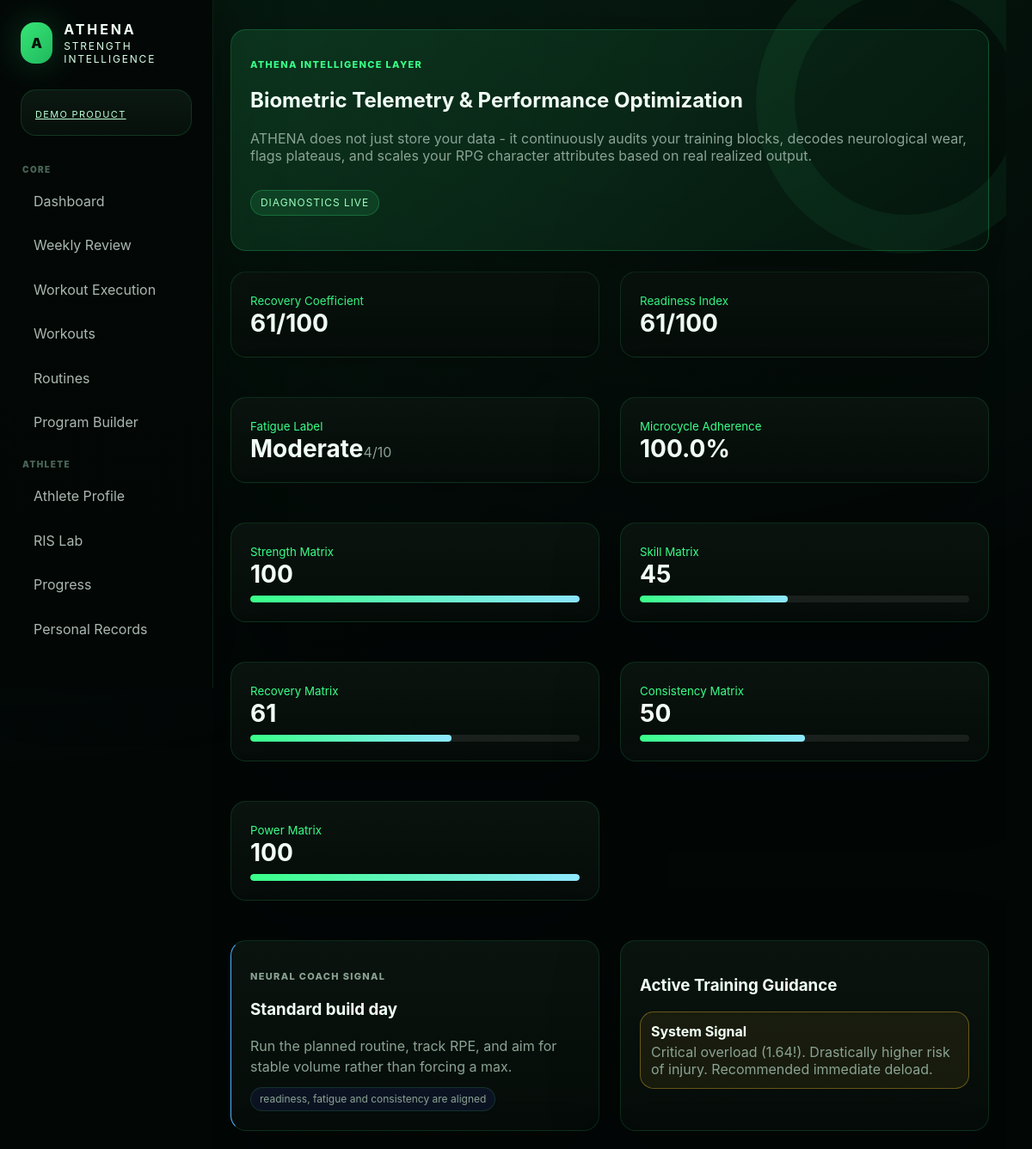
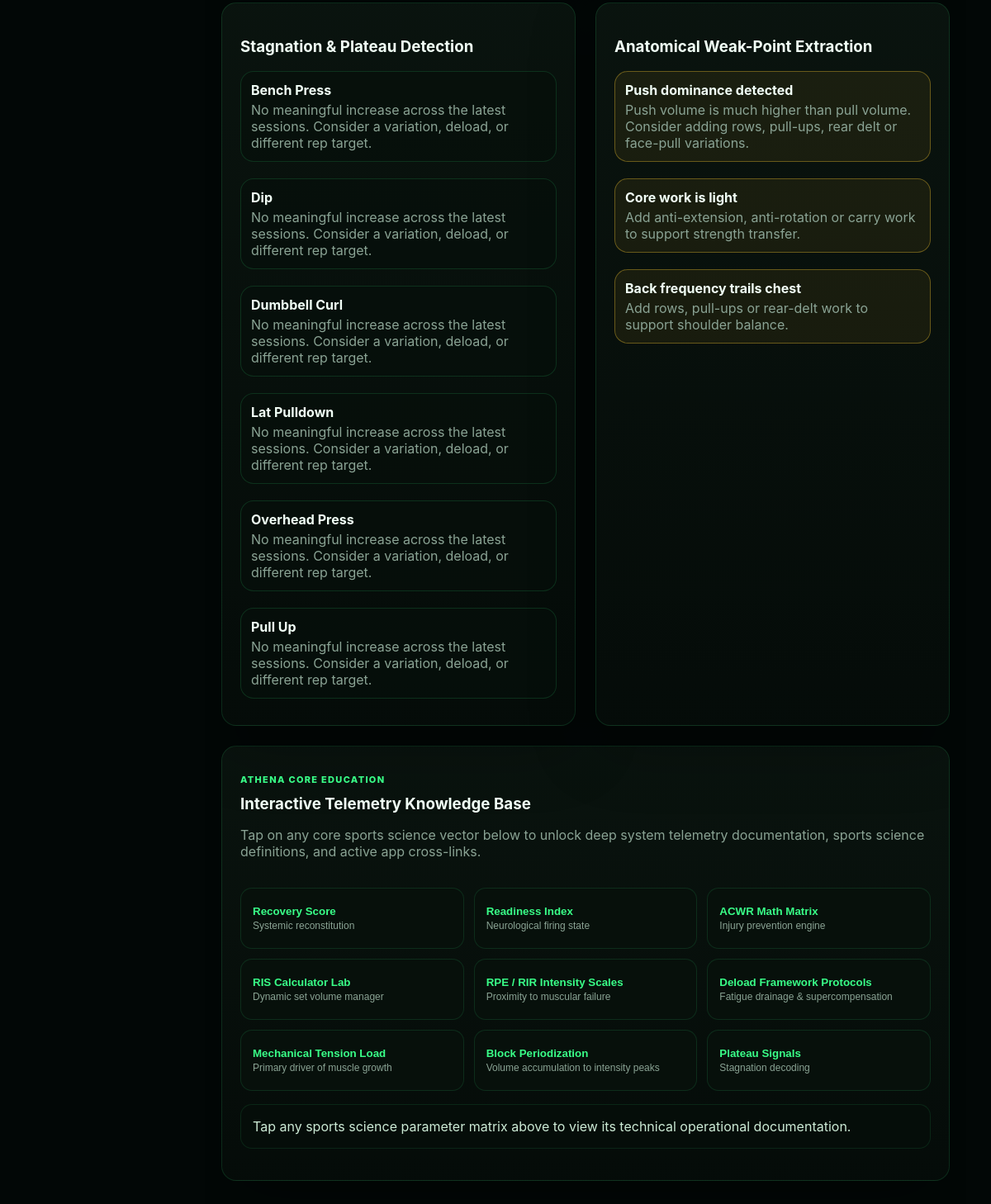
The page /intelligence on the database its author committed (2 pictures, top to bottom).
### tables this page shows
CREATE TABLE exercises(
            id INTEGER PRIMARY KEY AUTOINCREMENT,
            name TEXT NOT NULL,
            muscle_group TEXT NOT NULL,
            equipment TEXT NOT NULL DEFAULT 'Barbell',
            notes TEXT DEFAULT '',
            is_custom INTEGER DEFAULT 1
        , image_path TEXT DEFAULT '', description TEXT DEFAULT '', difficulty TEXT DEFAULT 'Intermediate', primary_muscle TEXT DEFAULT '', secondary_muscles TEXT DEFAULT '', instructions TEXT DEFAULT '', cues TEXT DEFAULT '', common_mistakes TEXT DEFAULT '', ris_tag TEXT DEFAULT 'Strength', exercise_type TEXT DEFAULT 'Strength', metric_hint TEXT DEFAULT 'Weight + reps', media_url TEXT DEFAULT '', movement_pattern TEXT DEFAULT '', athena_identity TEXT DEFAULT 'Performance Engine movement');

### app.py (the view)
@app.route('/intelligence')
def intelligence_center():
    return render_template('intelligence.html', intelligence=athlete_intelligence(), gamification=gamification_state(), signal=coach_signal_v2(), compliance=training_compliance(), plateaus=plateau_detection(), weak_points=weak_point_detection(), attributes=rpg_attributes())

### app.py (called while the page is built)
def db():
    conn = sqlite3.connect(DB_PATH)
    conn.row_factory = sqlite3.Row
    return conn

def q(sql, params=(), one=False, commit=False):
    with db() as conn:
        cur = conn.execute(sql, params)
        if commit:
            conn.commit()
        return (cur.fetchone() if one else cur.fetchall())

def get_xp_for_level(level: int) -> int:
    if level <= 1: return 0
    return int(round(200 * math.pow(level - 1, 1.4)))

def get_level_from_xp(total_xp: int) -> dict:
    lvl = 1
    while True:
        needed = get_xp_for_level(lvl + 1)
        if total_xp < needed: break
        lvl += 1
    current_lvl_base = get_xp_for_level(lvl)
    next_lvl_base = get_xp_for_level(lvl + 1)
    xp_in_level = total_xp - current_lvl_base
    xp_needed_for_next = next_lvl_base - current_lvl_base
    pct = round((xp_in_level / max(1, xp_needed_for_next)) * 100) if xp_needed_for_next > 0 else 100
    return {'level': lvl, 'xp_in_level': xp_in_level, 'xp_needed_for_next': xp_needed_for_next, 'pct': min(100, pct), 'remaining_xp': max(0, next_lvl_base - total_xp)}

def muscle_volume_data():
    rows=q("""SELECT e.muscle_group, COALESCE(SUM(CASE WHEN e.exercise_type IN ('Cardio','Timed','Mobility') THEN ws.duration_seconds ELSE ws.weight*ws.reps + ws.additional_weight*ws.reps END),0) v FROM exercises e LEFT JOIN workout_exercises we ON we.exercise_id=e.id LEFT JOIN workout_sets ws ON ws.workout_exercise_id=we.id GROUP BY e.muscle_group ORDER BY v DESC""")
    maxv=max([r['v'] for r in rows] or [1]) or 1
    return [{'muscle':r['muscle_group'], 'volume':round(r['v'] or 0,1), 'pct':round((r['v'] or 0)/maxv*100)} for r in rows]

def exercise_progress_rows(eid):
    return q("""SELECT w.date, w.name workout_name, e.name exercise_name, e.exercise_type, ws.* FROM workout_sets ws JOIN workout_exercises we ON we.id=ws.workout_exercise_id JOIN workouts w ON w.id=we.workout_id JOIN exercises e ON e.id=we.exercise_id WHERE e.id=? ORDER BY w.date ASC, ws.set_number ASC""",(eid,))

def metric_score(row):
    t=(row['exercise_type'] or 'Strength').lower()
    if t=='bodyweight': return (row['additional_weight'] or row['weight'] or 0)*(1+(row['reps'] or 0)/30)
    if t=='strength': return (row['weight'] or 0)*(1+(row['reps'] or 0)/30)
    if t in ('timed','mobility'): return row['duration_seconds'] or 0
    if t in ('cardio','distance'): return row['distance_m'] or 0
    if t=='interval': return (row['rounds'] or 0)*(row['work_seconds'] or 0)
    return (row['weight'] or 0)*(row['reps'] or 0)

### templates/intelligence.html (shortened to what this page needs)
{% extends 'base.html' %}
{% block content %}
<section class="card hero">
  <div class="section-head">
    <div>
      <p class="eyebrow">ATHENA Intelligence Layer</p>
      <h2>Biometric Telemetry & Performance Optimization</h2>
      <p class="muted">ATHENA does not just store your data - it continuously audits your training blocks, decodes neurological wear, flags plateaus, and scales your RPG character attributes based on real realized output.</p>
    </div>
    <span class="pill status-pill green">Diagnostics Live</span>
  </div>
</section>
<section class="grid cols-4" style="margin-top: 24px;">
  <div class="card stat">
    <small>Recovery Coefficient</small>
    <br><b>{{intelligence.recovery}}/100</b>
  </div>
  <div class="card stat">
    <small>Readiness Index</small>
    <br><b>{{intelligence.readiness.score}}/100</b>
  </div>
  <div class="card stat">
    <small>Fatigue Label</small>
    <br><b>{{intelligence.fatigue_label}}</b><span>{{intelligence.fatigue}}/10</span>
  </div>
  <div class="card stat">
    <small>Microcycle Adherence</small>
    <br><b>{{compliance.rate}}%</b>
  </div>
</section>
<section class="grid cols-5" style="margin-top: 24px;">
  {% for a in attributes %}
    <div class="card stat">
      <small>{{a.name}} Matrix</small>
      <br><b>{{a.score}}</b>
      <div class="mini-progress" style="margin-top: 8px;">
        <span style="width:{{a.score}}%"></span>
      </div>
    </div>
  {% endfor %}
</section>
<section class="grid cols-2" style="margin-top: 24px;">
  <article class="card advisor {{signal.tone if signal else 'info'}}" style="margin-bottom: 0;">
    <p class="eyebrow">Neural Coach Signal</p>
    <h3>{{signal.title if signal else 'System Nominal'}}</h3>
    <p class="muted" style="line-height: 1.5; margin-bottom: 12px;">{{signal.text if signal else 'No dangerous load overreaches detected.'}}</p>
    <div class="tag-row">
      {% for r in signal.reasons %}
        <span class="pill">{{r}}</span>
      {% endfor %}
    </div>
  </article>
  <article class="card" style="margin-bottom: 0;">
    <h3>Active Training Guidance</h3>
    <div style="display: flex; flex-direction: column; gap: 10px; margin-top: 12px;">
      {% for w in intelligence.warnings %}
        <div class="balance-warning warning">
          <b>System Signal</b>
          <span>{{w}}</span>
        </div>
      {% else %}
        <div class="balance-warning good">
          <b>System Guard</b>
          <span>Volume parameters and baseline biomechanical balance ratios are fully optimized.</span>
        </div>
      {% endfor %}
    </div>
  </article>
</section>
<section class="grid cols-2" style="margin-top: 24px;">
  <article class="card" style="margin-bottom: 0;">
    <h3>Stagnation & Plateau Detection</h3>
    <div style="display: flex; flex-direction: column; gap: 10px; margin-top: 12px;">
      {% for p in plateaus %}
        <div class="balance-warning danger">
          <b>{{p.exercise}}</b>
          <span>{{p.text}}</span>
        </div>
      {% else %}
        <p class="muted" style="margin: 0; padding: 12px 0;">No active stagnation vectors or exercise volume locks detected in this block.</p>
      {% endfor %}
    </div>
  </article>
  <article class="card" style="margin-bottom: 0;">
    <h3>Anatomical Weak-Point Extraction</h3>
    <div style="display: flex; flex-direction: column; gap: 10px; margin-top: 12px;">
      {% for w in weak_points %}
        <div class="balance-warning warning">
          <b>{{w.title}}</b>
          <span>{{w.text}}</span>
        </div>
      {% else %}
        <p class="muted" style="margin: 0; padding: 12px 0;">Force generation curves and joint-angle distributions match structural expectations.</p>
      {% endfor %}
    </div>
  </article>
</section>
<section class="card" style="margin-top: 24px;">
  <div class="section-head">
    <div>
      <p class="eyebrow">ATHENA Core Education</p>
      <h3>Interactive Telemetry Knowledge Base</h3>
      <p class="muted">Tap on any core sports science vector below to unlock deep system telemetry documentation, sports science definitions, and active app cross-links.</p>
    </div>
  </div>
  <div class="info-tip-grid expanded" style="display: grid; grid-template-columns: repeat(auto-fit, minmax(240px, 1fr)); gap: 12px; margin-top: 16px;">
    <button type="button" class="info-tip" data-tip="RECOVERY COEFFICIENT: Calculated by aggregating systemic sleep architecture scores, heart rate variability (HRV) proxies, and localized muscular soreness reports. A low score triggers automatic fatigue caps on working set volume to shield neural output.">
      <b>Recovery Score</b><span>Systemic reconstitution</span>
    </button>
    <button type="button" class="info-tip" data-tip="READINESS INDEX: A pre-workout daily nervous system status evaluation. It measures your psychometric focus, baseline mood, and subjective energy to determine if your neuromuscular system is primed for absolute maximum intensity (PR attempts) or requires structural deloading.">
      <b>Readiness Index</b><span>Neurological firing state</span>
    </button>
    <button type="button" class="info-tip" data-tip="ACWR LOGIC (Acute-to-Chronic Workload Ratio): Tracks the relationship between short-term strain (7-day average workload) and historical preparedness (28-day chronic volume). Keeping this index strictly inside the 'Sweet Spot' (0.8 - 1.3) accelerates progression while preventing up to 86% of soft tissue injury profiles.">
      <b>ACWR Math Matrix</b><span>Injury prevention engine</span>
    </button>
    <button type="button" class="info-tip" data-tip="RIS INTERFACE (Repetitions In Store): A programmatic calibration utility designed to calculate absolute failure boundaries without risking catastrophic missing patterns. Head to your active configuration engine via the top bar navigation profile to run live velocity or structural load tests. [Link: Open Active Trackers / Workouts]">
      <b>RIS Calculator Lab</b><span>Dynamic set volume manager</span>
    </button>
    <button type="button" class="info-tip" data-tip="RPE & RIR PARADIGM: RPE (Rate of Perceived Exertion) scales from 1 to 10 based directly on RIR (Reps In Reserve). RPE 10 means 0 Reps in Reserve (absolute muscular collapse); RPE 9 means 1 RIR; RPE 8 means 2 RIR. ATHENA anchors your real-time e1RM tracking onto these values to isolate actual force potential from basic high-fatigue logging errors.">
      <b>RPE / RIR Intensity Scales</b><span>Proximity to muscular failure</span>
    </button>
    <button type="button" class="info-tip" data-tip="STRATEGIC DELOAD BLOCKS: A planned, short-term reduction in training stress (typically slashing volume by 40-50% while holding baseline intensity). This allows systemic inflammation to drain, re-sensitizes skeletal muscle tissue receptors to mechanical tension, and resets neurological fatigue back to absolute baseline.">
      <b>Deload Framework Protocols</b><span>Fatigue drainage & supercompensation</span>
    </button>
    <button type="button" class="info-tip" data-tip="MECHANICAL TENSION: The absolute king of muscular hypertrophy. Triggered when high-load working sets or slow-velocity terminal repetitions force the mechanoreceptors of skeletal muscle cells to convert force vectors into chemical synthesis signals. ATHENA monitors your time-under-tension profiles to audit this metric.">
      <b>Mechanical Tension Load</b><span>Primary driver of muscle growth</span>
    </button>
    <button type="button" class="info-tip" data-tip="MACROCYCLE PERIODIZATION: The systematic structuring of training variables across distinct phases. Typically shifts smoothly from high-volume Accumulation blocks (building cross-sectional muscular surface) into high-intensity Intensification pathways designed to condition the nervous system to handle maximal load weights.">
      <b>Block Periodization</b><span>Volume accumulation to intensity peaks</span>
    </button>
    <button type="button" class="info-tip" data-tip="PLATEAU MITIGATION ALGORITHM: Triggered when an exercise shows zero e1RM or volume progression across three consecutive microcycles. The engine flags this as neurological adaptation lock and suggests programmatic variation (e.g., swapping variations or utilizing cluster sets).">
      <b>Plateau Signals</b><span>Stagnation decoding</span>
    </button>
  </div>
  <p id="intelligenceTipText" class="tip-output" style="margin-top: 16px;">Tap any sports science parameter matrix above to view its technical operational documentation.</p>
</section>
{% endblock %}

### rows shown on the page
exercises: exercise "Bench Press", text "No meaningful increase across the latest sessions. Consider a variation, deload, or different rep target."
exercises: exercise "Dip", text "No meaningful increase across the latest sessions. Consider a variation, deload, or different rep target."
exercises: exercise "Dumbbell Curl", text "No meaningful increase across the latest sessions. Consider a variation, deload, or different rep target."
exercises: exercise "Lat Pulldown", text "No meaningful increase across the latest sessions. Consider a variation, deload, or different rep target."
exercises: exercise "Overhead Press", text "No meaningful increase across the latest sessions. Consider a variation, deload, or different rep target."
exercises: exercise "Pull Up", text "No meaningful increase across the latest sessions. Consider a variation, deload, or different rep target."

### other values the page prints
{{ intelligence.recovery }} "61"
{{ intelligence.readiness.score }} "61"
{{ intelligence.fatigue_label }} "Moderate"
{{ intelligence.fatigue }} "4"
{{ compliance.rate }} "100.0"
{{ a.name }} "Strength" "Skill" "Recovery" "Consistency" "Power"
{{ a.score }} "100" "45" "61" "50" "100"
{{ signal.title if signal else 'System Nominal' }} "Standard build day"
{{ signal.text if signal else 'No dangerous load overreaches detected.' }} "Run the planned routine, track RPE, and aim for stable volume rather than forcing a max."
{{ r }} "readiness, fatigue and consistency are aligned"
{{ w }} "Critical overload (1.64!). Drastically higher risk of injury. Recommended immediate deload."
{{ w.title }} "Push dominance detected" "Core work is light" "Back frequency trails chest"
{{ w.text }} "Push volume is much higher than pull volume. Consider adding rows, pull-ups, rear delt or face-pull variations." "Add anti-extension, anti-rotation or carry work to support strength transfer." "Add rows, pull-ups or rear-delt work to support shoulder balance."
